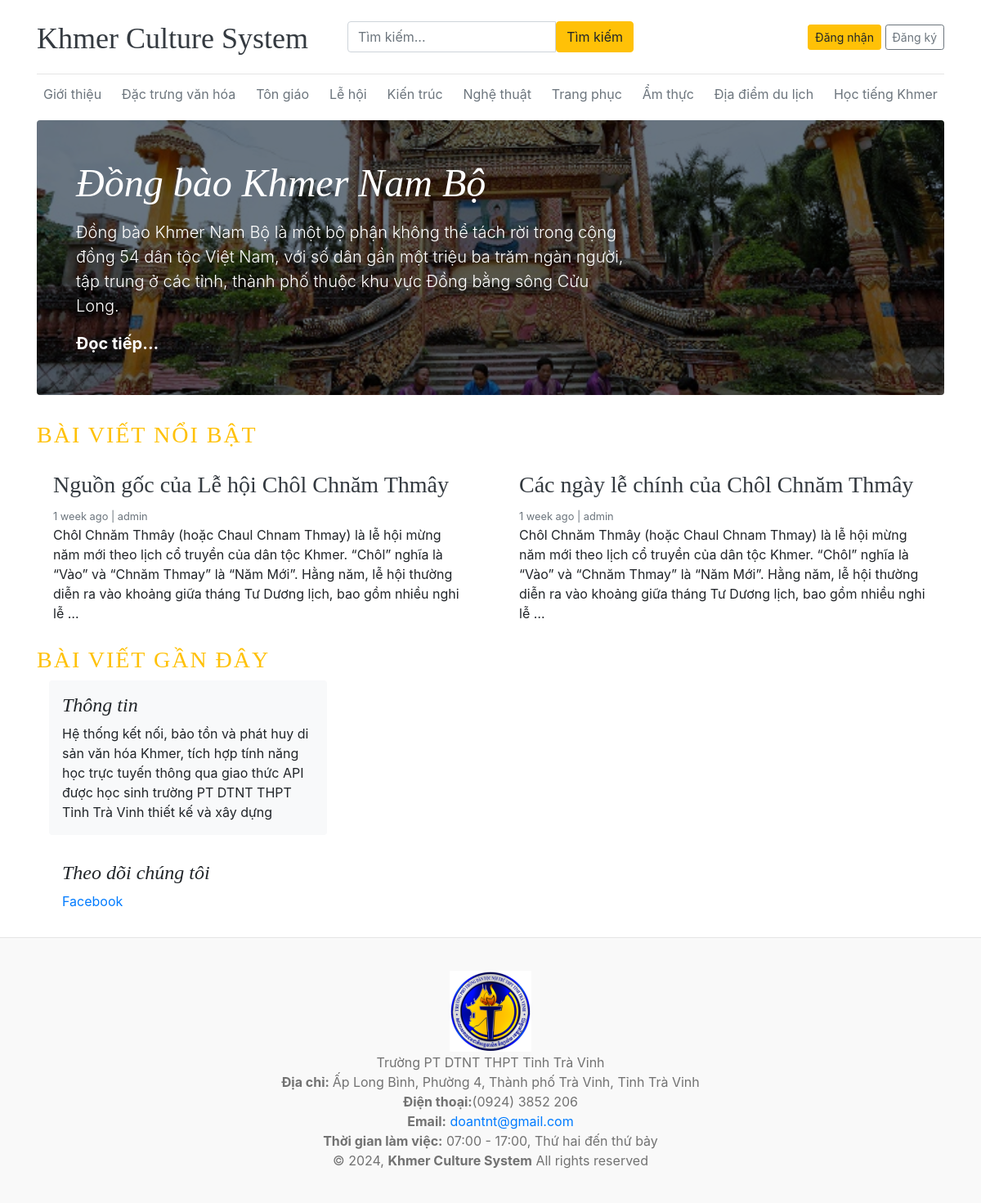
The page / on the database its author committed.
### core/models.py (models this page shows, shortened)
class Category(models.Model):
    category_name = models.CharField(max_length=50, unique=True)
    create_at = models.DateTimeField(auto_now_add=True)
    update_at = models.DateTimeField(auto_now_add=True)
    class Meta:
        verbose_name_plural = 'categories'

class Blog(models.Model):
    title = models.CharField(max_length=100)
    slug = models.SlugField(max_length=150, unique=True, blank=True)
    category = models.ForeignKey(Category, on_delete=models.CASCADE)
    author = models.ForeignKey(User, on_delete=models.CASCADE)
    featured_image = models.ImageField(upload_to='upload/%Y/%m/%d')
    short_description = models.TextField(max_length=500)
    blog_body = models.TextField(max_length=5000)
    status = models.CharField(max_length=20, choices=STATUS_CHOICES, default = 0)
    is_featured = models.BooleanField(default=False)
    created_at = models.DateTimeField(auto_now_add=True)
    updated_at = models.DateTimeField(auto_now=True)

### information/models.py (models this page shows, shortened)
class SocialLink(models.Model):
    platform = models.CharField(max_length=25)
    link = models.URLField (max_length=100)
    created_at = models.DateTimeField(auto_now_add=True)
    updated_at = models.DateTimeField(auto_now=True)

### core/views.py (the view)
# urls.py: path('', views.home, name='home'),
def home(request):
    featured_post = Blog.objects.filter(is_featured=True, status='Published').order_by('updated_at')
    posts = Blog.objects.filter(is_featured=False, status='Published')
    try:
        about = About.objects.get()
    except:
        about = None
    context = {
        'featured_post': featured_post,
        'posts': posts,
        'about':about,
    }
    return render(request, 'core/home.html', context)

### core/context_processors.py (called while the page is built)
def get_categories(request):
    categories = Category.objects.all()
    return dict(categories=categories)

def get_social_links(request):
    social_links = SocialLink.objects.all()
    return dict(social_links=social_links)

### templates/core/home.html (shortened to what this page needs)
{% extends 'base.html' %}
{% block content %}
{% for post in featured_post %}
{% if forloop.first %}
<div class="jumbotron p-3 p-md-5 text-white rounded bg-dark" style="background-image: url({{ post.featured_image.url }});background-blend-mode: overlay;background-size:cover;">
    <div class="col-md-8 px-0">
      <h1 class="display-4 font-italic">{{ post.title }}</h1>
      <p class="lead my-3">{{ post.short_description | truncatewords:50 }}</p>
      <p class="lead mb-0"><a href="{% url 'blogs' post.slug %}" class="text-white font-weight-bold">Đọc tiếp...</a></p>
    </div>
  </div>
{% endif %}
{% endfor %}
<h3 class="text-uppercase text-warning" style="letter-spacing: 2px;">Bài viết nổi bật</h3>
<div class="row mb-2">
  {% for post in featured_post %}
  {% if not forloop.first %}
    <div class="col-md-6">
      <div class="card border-0" >
        <div class="card-body">
          <h3><a href="{% url 'blogs' post.slug %}" class="text-dark">{{ post.title }}</a></h3>
          <small class="mb-1 text-muted">{{ post.created_at | timesince }} ago | {{post.author}}</small>
          <p class="card-text">{{ post.short_description | truncatewords:50 }}</p>
        </div>
      </div>
    </div>
  {% endif %}
  {% endfor %}
</div>
<h3 class="text-uppercase text-warning" style="letter-spacing: 2px;">Bài viết gần đây</h3>
  <main role="main" class="container p-0">
    <div class="row">
      <div class="col-md-8 blog-main">
        </div>
      </div>
      <aside class="col-md-4 blog-sidebar">
        <div class="p-3 mb-3 bg-light rounded">
          <h4 class="font-italic">Thông tin</h4>
          <p class="mb-0">Hệ thống kết nối, bảo tồn và phát huy di sản văn hóa Khmer, tích hợp tính năng học trực tuyến thông qua giao thức API được học sinh trường PT DTNT THPT Tỉnh Trà Vinh thiết kế và xây dựng</p>
        </div>
        {% if social_links %}
        <div class="p-3">
          <h4 class="font-italic">Theo dõi chúng tôi</h4>
          <ol class="list-unstyled">
          {% for i in social_links %}
            <li><a href="{{i.link}}" target="_blank">{{i.platform}}</a></li>
          {% endfor %}
          </ol>
        </div>
        {% endif %}
      </aside>
    </div>
{% endblock %}

### templates/base.html (shortened to what this page needs)
{% load static %}
<!DOCTYPE html>
<html lang="en">
<head>
    <link href="https://getbootstrap.com/docs/4.0/dist/css/bootstrap.min.css" rel="stylesheet">
    <link rel="stylesheet" href="https://cdnjs.cloudflare.com/ajax/libs/font-awesome/4.7.0/css/font-awesome.min.css">
    <link href="{% static 'css/blog.css' %}" rel="stylesheet">
  </head>
<body>
    <div class="container">
      <header class="blog-header py-3">
        <div class="row flex-nowrap justify-content-between align-items-center">
          <div class="col-4 pt-1">
            <a class="blog-header-logo text-dark" href="/">Khmer Culture System</a>
          </div>
          <div class="col-4">
            <form action="{% url 'search' %}" method="GET">
              <div class="input-group">
                  <input class="form-control" type="text" name="keyword" value="{{keyword}}" placeholder="Tìm kiếm..." aria-label="Enter search term..." aria-describedby="button-search" />
                  <button type="sumbit" class="btn btn-warning" id="button-search" type="button">Tìm kiếm</button>
            </div>
            </form>
          </div>
          <div class="col-4 d-flex justify-content-end align-items-center">
            {% if not user.is_authenticated %}
            <a class="btn btn-sm btn-warning" href="{% url 'core:login' %}">Đăng nhận</a> &nbsp;
            <a class="btn btn-sm btn-outline-secondary" href="{% url 'core:register' %}">Đăng ký</a>
            {% else %}
            <span><a href="{% url 'dashboards:dashboard' %}">Dashboard</a></span>
            &emsp;
            <span><a href="{% url 'core:logout' %}">Đăng xuất</a><span>
            {% endif %}
          </div>
        </div>
      </header>
      <div class="nav-scroller py-1 mb-2">
        <nav class="nav d-flex justify-content-between">
          {% for cat in categories %}
            <a class="p-2 text-muted" href="{% url 'core:posts_by_category' cat.id %}">{{ cat.category_name }}</a>
          {% endfor %}
            <a class="p-2 text-muted" href="{% url 'learnkhmer:index' %}">Học tiếng Khmer</a>
        </nav>
      </div>
{% block content %}
{% endblock %}
<footer>
<div class="blog-footer">
  <div class="logo mb-30">
    <a href="index.html" class="mb-15"><img src="{% static '/images/DTNTTV.png' %}" alt="logo" /></a>
    <p class="font-lg text-heading">Trường PT DTNT THPT Tỉnh Trà Vinh</p>
  </div>
  <div class="">
            <a><img src=""><a><strong>Địa chỉ: </strong> <span>Ấp Long Bình, Phường 4, Thành phố Trà Vinh, Tỉnh Trà Vinh</span></li> <br>
            <a><img src=""><strong>Điện thoại:</strong><span>(0924) 3852 206</span></li><br>
            <a><img src=""><strong>Email:</strong><span><a href="/cdn-cgi/l/email-protection" class="__cf_email__" data-cfemail="6a190b060f2a240f191e44090507"> doantnt@gmail.com</a></span></li> <br>
            <a><img src=""><strong>Thời gian làm việc:</strong><span> 07:00 - 17:00, Thứ hai đến thứ bảy</span></li> <br>
  </div>
  <div>
    <p class="">&copy; 2024, <strong class="text-brand">Khmer Culture System</strong> All rights reserved</p>
  </div>
</footer>
</body>
</html>

### static/css/blog.css (style rules this page uses)
.blog-header { border-bottom: 1px solid #e5e5e5; }
.blog-header-logo { font-family: "Playfair Display", Georgia, "Times New Roman", serif; font-size: 2.25rem; }
h1, h2, h3, h4, h5, h6 { font-family: "Playfair Display", Georgia, "Times New Roman", serif; }
.display-4 { font-size: 2.5rem; }
@media (min-width: 768px) { .display-4 { font-size: 3rem; } }
.blog-footer { padding: 2.5rem 0; color: #727272; text-align: center; background-color: #f9f9f9; border-top: .05rem solid #e5e5e5; list-style-type: none; }
.blog-footer p:last-child { margin-bottom: 0; }

### rows shown on the page
Category: category_name "Giới thiệu"
Category: category_name "Đặc trưng văn hóa"
Category: category_name "Tôn giáo"
Category: category_name "Lễ hội"
Category: category_name "Kiến trúc"
Category: category_name "Nghệ thuật"
Category: category_name "Trang phục"
Category: category_name "Ẩm thực"
Category: category_name "Địa điểm du lịch"
Blog: featured_image (picture), title "Đồng bào Khmer Nam Bộ", short_description "Đồng bào Khmer Nam Bộ là một bộ phận không thể tách rời trong cộng đồng 54 dân tộc Việt Nam, với số dân gần một triệu ba trăm ngàn người, tập trung ở các tỉnh, thành phố thuộc khu vực Đồng bằng sông Cửu Long."
Blog: title "Nguồn gốc của Lễ hội Chôl Chnăm Thmây", created_at "1 week", author "admin", short_description "Chôl Chnăm Thmây (hoặc Chaul Chnam Thmay) là lễ hội mừng năm mới theo lịch cổ truyền của dân tộc Khmer. “Chôl” nghĩa là “Vào” và “Chnăm Thmay” là “Năm Mới”. Hằng năm, lễ hội thường diễn ra vào khoảng giữa tháng Tư Dương lịch, bao gồm nhiều nghi lễ …"
Blog: title "Các ngày lễ chính của Chôl Chnăm Thmây", created_at "1 week", author "admin", short_description "Chôl Chnăm Thmây (hoặc Chaul Chnam Thmay) là lễ hội mừng năm mới theo lịch cổ truyền của dân tộc Khmer. “Chôl” nghĩa là “Vào” và “Chnăm Thmay” là “Năm Mới”. Hằng năm, lễ hội thường diễn ra vào khoảng giữa tháng Tư Dương lịch, bao gồm nhiều nghi lễ …"
SocialLink: platform "Facebook"
